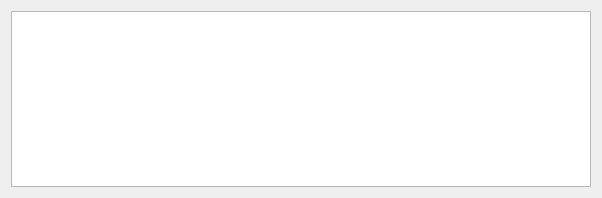
<?xml version="1.0" encoding="UTF-8"?>
<ui version="4.0">
 <class>DataEditWindow</class>
 <widget class="QWidget" name="DataEditWindow">
  <property name="geometry">
   <rect>
    <x>0</x>
    <y>0</y>
    <width>602</width>
    <height>198</height>
   </rect>
  </property>
  <property name="windowTitle">
   <string>Data Editor</string>
  </property>
  <layout class="QGridLayout" name="gridLayout">
   <item row="0" column="0">
    <widget class="QTableView" name="tableView"/>
   </item>
  </layout>
 </widget>
 <resources/>
 <connections/>
</ui>
